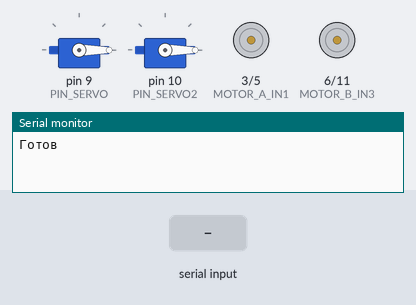
Recording of a sketch running on a simulated Arduino Uno, built with avr-gcc and run on an emulated ATmega328P. On the bench: 2 × servo, motor-driver pin pairs drawn as motors (green arrow = first pin HIGH = forward, orange = second pin HIGH = backward, longer = more drive), the last lines printed to the serial monitor. Inputs (shaded band) come from the test bench.

Above: at 1.2 s.
1.3 s: "F\n" received over Serial
At 2.3 s:
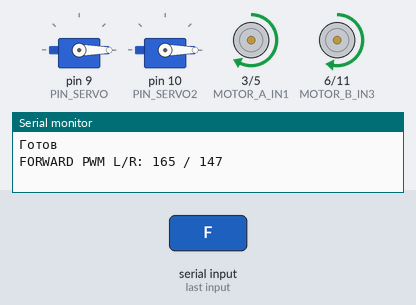
2.8 s: byte 66 ('B') received over Serial
At 3.5 s:
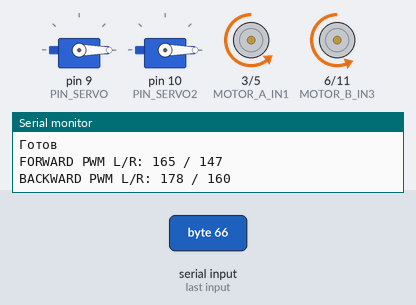
4.3 s: byte 76 ('L') received over Serial
At 4.6 s:
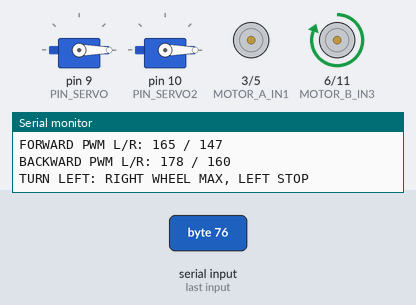
5.8 s: byte 82 ('R') received over Serial
At 7.0 s:
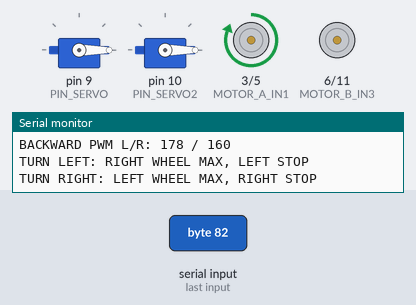
7.3 s: byte 71 ('G') received over Serial
At 8.1 s:
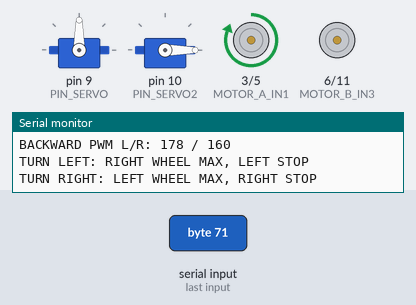
8.8 s: byte 83 ('S') received over Serial
At 9.2 s:
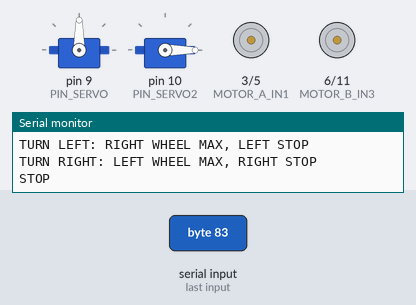
Timing chart, 0 to 11.3 s (numbered marks = the images above; inputs shaded):
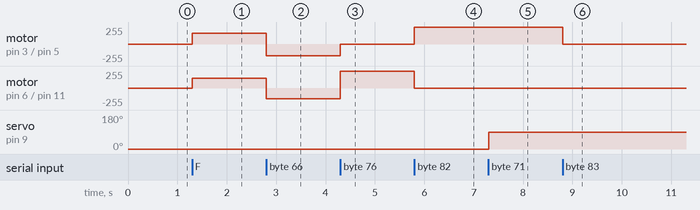

Measured:
- after the input at 1.3 s, motor on pin 3 (MOTOR_A_IN1) / pin 5 (MOTOR_A_IN2): stopped → forward 165/255 at once; motor on pin 6 (MOTOR_B_IN3) / pin 11 (MOTOR_B_IN4): stopped → forward 147/255 at once
- after the input at 2.8 s, motor on pin 3 (MOTOR_A_IN1) / pin 5 (MOTOR_A_IN2): forward 165/255 → backward 178/255 at once; motor on pin 6 (MOTOR_B_IN3) / pin 11 (MOTOR_B_IN4): forward 147/255 → backward 160/255 at once
- after the input at 4.3 s, motor on pin 3 (MOTOR_A_IN1) / pin 5 (MOTOR_A_IN2): backward 178/255 → stopped at once; motor on pin 6 (MOTOR_B_IN3) / pin 11 (MOTOR_B_IN4): backward 160/255 → forward 255/255 at once
- after the input at 5.8 s, motor on pin 3 (MOTOR_A_IN1) / pin 5 (MOTOR_A_IN2): stopped → forward 255/255 at once; motor on pin 6 (MOTOR_B_IN3) / pin 11 (MOTOR_B_IN4): forward 255/255 → stopped at once
- after the input at 7.3 s, servo on pin 9 (PIN_SERVO): 0° → 90° at once
- after the input at 8.8 s, motor on pin 3 (MOTOR_A_IN1) / pin 5 (MOTOR_A_IN2): forward 255/255 → stopped at once

The sketch:

arduino_car.ino
```cpp
#include <Servo.h>

/* ====== ПИНЫ МОТОРОВ ====== */
#define MOTOR_A_IN1 3   // ЛЕВЫЙ мотор
#define MOTOR_A_IN2 5
#define MOTOR_B_IN3 6   // ПРАВЫЙ мотор
#define MOTOR_B_IN4 11

/* ====== СЕРВО ====== */
#define PIN_SERVO 9
#define SERVO1_MIN 0
#define SERVO1_MAX 90
#define PIN_SERVO2 10
#define SERVO2_MIN 0
#define SERVO2_MAX 90

Servo servo;
Servo servo2;

/* ====== КОНСТАНТЫ СКОРОСТИ ====== */
#define MIN_SPEED     65
#define SPEED_STEP    5
#define START_PWM_LEFT   130
#define START_PWM_RIGHT  130

/* ====== КОЭФФИЦИЕНТЫ МОТОРОВ ====== */
#define K_LEFT_MOTOR   1.0
#define K_RIGHT_MOTOR  0.9

#define DEBUG_OUTPUT 1

/* ====== СОСТОЯНИЕ ====== */
struct {
  uint8_t curSpeed;
  bool isForward;
  bool isBackward;
  bool isLeft;
  bool isRight;
  bool isMoving;
  bool isHolding;
  bool isUp;
  bool leftRunning;
  bool rightRunning;
} state;

/* ====== НАПРАВЛЕНИЯ ====== */
#define DIR_FORWARD  1
#define DIR_BACKWARD 2

/* ================================================== */
void setup() {
  Serial.begin(9600);

  pinMode(MOTOR_A_IN1, OUTPUT);
  pinMode(MOTOR_A_IN2, OUTPUT);
  pinMode(MOTOR_B_IN3, OUTPUT);
  pinMode(MOTOR_B_IN4, OUTPUT);

  servo.attach(PIN_SERVO);
  servo.write(SERVO1_MIN);
  servo2.attach(PIN_SERVO2);
  servo2.write(SERVO2_MIN);

  state.curSpeed = MIN_SPEED;
  stopAll();

#if DEBUG_OUTPUT
  Serial.println(F("Готов"));
#endif
}

void loop() {
  if (Serial.available()) {
    char c = Serial.read();
    if (c == '\n' || c == '\r') return;
    handleCommand(c);
  }
}

/* ====== КОМАНДЫ ====== */
void handleCommand(char c) {
  switch (c) {
    case 'F': case 'f': setForward(); break;
    case 'B': case 'b': setBackward(); break;
    case 'L': case 'l': setLeft(); break;
    case 'R': case 'r': setRight(); break;
    case 'S': case 's': setStop(); break;
    case 'G': case 'g': setGrab(); break;
    case 'H': case 'h': setRelease(); break;
    case 'U': case 'u': setUp(); break;
    case 'D': case 'd': setDown(); break;
  }
}

/* ====== ДВИЖЕНИЕ ВПЕРЁД/НАЗАД ====== */
void setForward() {
  rampSpeed();
  resetDir();
  state.isForward = true;

  int leftPWM  = map(state.curSpeed * K_LEFT_MOTOR, 0, 100, 0, 255);
  int rightPWM = map(state.curSpeed * K_RIGHT_MOTOR, 0, 100, 0, 255);
  leftPWM  = max(leftPWM, START_PWM_LEFT);
  rightPWM = max(rightPWM, START_PWM_RIGHT);

  analogWrite(MOTOR_A_IN1, leftPWM);
  analogWrite(MOTOR_A_IN2, 0);

  analogWrite(MOTOR_B_IN3, rightPWM);
  analogWrite(MOTOR_B_IN4, 0);

#if DEBUG_OUTPUT
  Serial.print(F("FORWARD PWM L/R: "));
  Serial.print(leftPWM);
  Serial.print(F(" / "));
  Serial.println(rightPWM);
#endif
}

void setBackward() {
  rampSpeed();
  resetDir();
  state.isBackward = true;

  int leftPWM  = map(state.curSpeed * K_LEFT_MOTOR, 0, 100, 0, 255);
  int rightPWM = map(state.curSpeed * K_RIGHT_MOTOR, 0, 100, 0, 255);
  leftPWM  = max(leftPWM, START_PWM_LEFT);
  rightPWM = max(rightPWM, START_PWM_RIGHT);

  analogWrite(MOTOR_A_IN1, 0);
  analogWrite(MOTOR_A_IN2, leftPWM);

  analogWrite(MOTOR_B_IN3, 0);
  analogWrite(MOTOR_B_IN4, rightPWM);

#if DEBUG_OUTPUT
  Serial.print(F("BACKWARD PWM L/R: "));
  Serial.print(leftPWM);
  Serial.print(F(" / "));
  Serial.println(rightPWM);
#endif
}

/* ====== ПОВОРОТЫ ЧЕРЕЗ МАКСИМАЛЬНЫЙ PWM НА ОДНОМ КОЛЕСЕ ====== */
void setLeft() {
  resetDir();
  state.isLeft = true;

  // Левое колесо стоит
  analogWrite(MOTOR_A_IN1, 0);
  analogWrite(MOTOR_A_IN2, 0);

  // Правое колесо вперед на максимум
  analogWrite(MOTOR_B_IN3, 255);
  analogWrite(MOTOR_B_IN4, 0);

#if DEBUG_OUTPUT
  Serial.println(F("TURN LEFT: RIGHT WHEEL MAX, LEFT STOP"));
#endif
}

void setRight() {
  resetDir();
  state.isRight = true;

  // Левое колесо вперед на максимум
  analogWrite(MOTOR_A_IN1, 255);
  analogWrite(MOTOR_A_IN2, 0);

  // Правое колесо стоит
  analogWrite(MOTOR_B_IN3, 0);
  analogWrite(MOTOR_B_IN4, 0);

#if DEBUG_OUTPUT
  Serial.println(F("TURN RIGHT: LEFT WHEEL MAX, RIGHT STOP"));
#endif
}

/* ====== СТОП ====== */
void setStop() {
  stopAll();
#if DEBUG_OUTPUT
  Serial.println(F("STOP"));
#endif
}

void stopAll() {
  analogWrite(MOTOR_A_IN1, 0);
  analogWrite(MOTOR_A_IN2, 0);
  analogWrite(MOTOR_B_IN3, 0);
  analogWrite(MOTOR_B_IN4, 0);

  state.leftRunning = false;
  state.rightRunning = false;
  state.isMoving = false;
  state.curSpeed = MIN_SPEED;
}

/* ====== ВСПОМОГАТЕЛЬНОЕ ====== */
void resetDir() {
  state.isForward = state.isBackward = state.isLeft = state.isRight = false;
  state.isMoving = true;
}

void rampSpeed() {
  if (state.isMoving && state.curSpeed < 100)
    state.curSpeed += SPEED_STEP;
  else if (!state.isMoving)
    state.curSpeed = MIN_SPEED;
}

/* ====== СЕРВО 1 ====== */
void setGrab() {
  servo.write(SERVO1_MAX);
  state.isHolding = true;
}

void setRelease() {
  servo.write(SERVO1_MIN);
  state.isHolding = false;
}

/* ====== СЕРВО 2 ====== */
void setUp() {
  servo2.write(SERVO2_MAX);
  state.isUp = true;
}

void setDown() {
  servo2.write(SERVO2_MIN);
  state.isUp = false;
}
```
